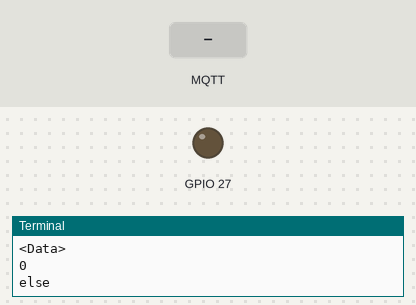
Bench run of a program on a simulated Raspberry Pi (BCM pin numbers). Parts: output pins drawn as LEDs (lit = HIGH), the last lines printed to the terminal. The inputs (shaded band) are chosen by the test bench. Web requests get an empty 200 reply after 0.4 s.

Above: at 1.2 s.
1.3 s: MQTT message "ON" arrives on the first subscribed topic
At 1.9 s:
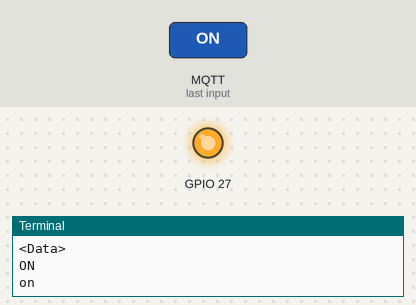
3.9 s: MQTT message "off" arrives on the first subscribed topic
Timing chart, 0 to 6.9 s (numbered marks = the images above; inputs shaded):
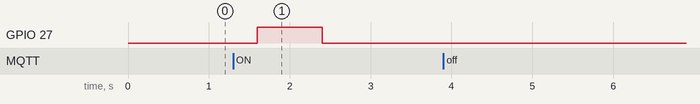

The program:

17_Adafruit.py
```python
from Adafruit_IO import*
import RPi.GPIO as GPIO
GPIO.setmode(GPIO.BCM)
GPIO.setup(27,GPIO.OUT)
while True:
    aio=Client('your_key')
    aio.send('temp',35)
    data=aio.receive('led')
    print data
    print data.value
    if(data.value == 'ON'):
        print 'on'
        GPIO.output(27,GPIO.HIGH)
    else:
        print 'else'
        GPIO.output(27,GPIO.LOW)
```

Measured:
- after the input at 1.3 s, GPIO 27: LOW → HIGH after 0.30 s, → LOW 0.80 s later
